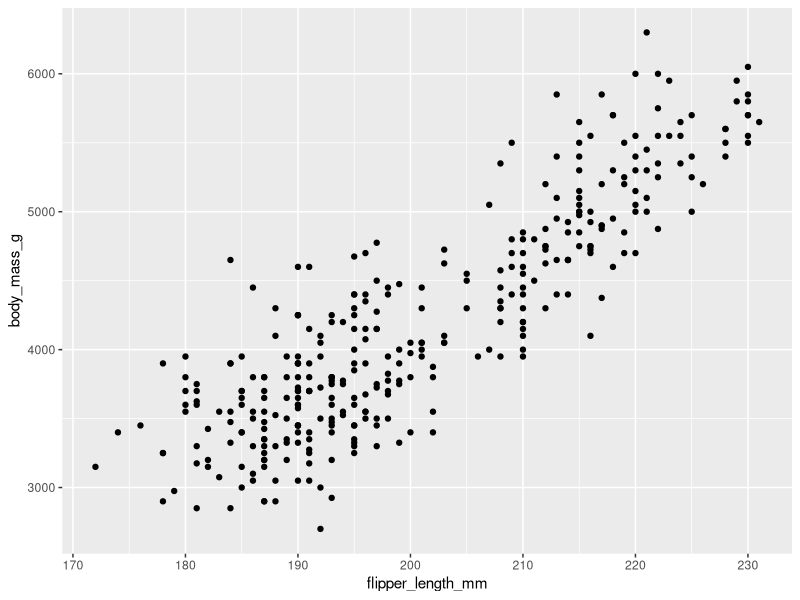
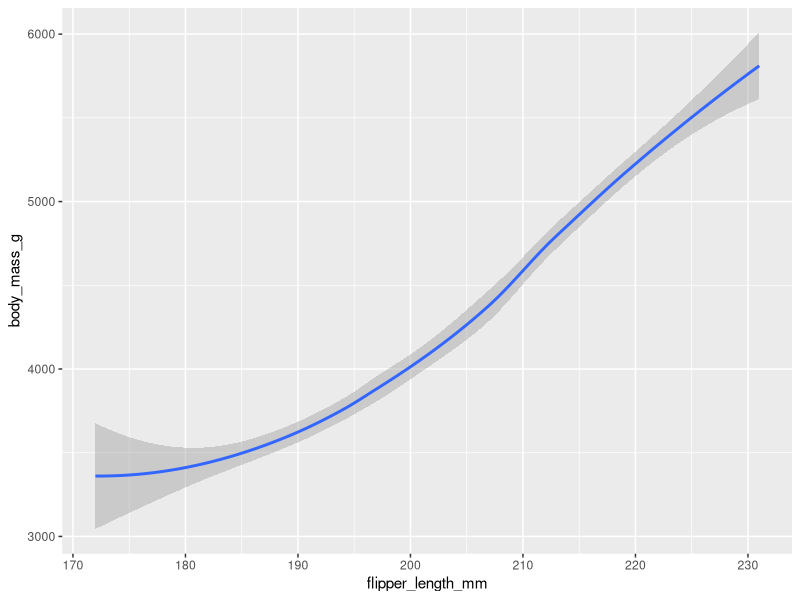
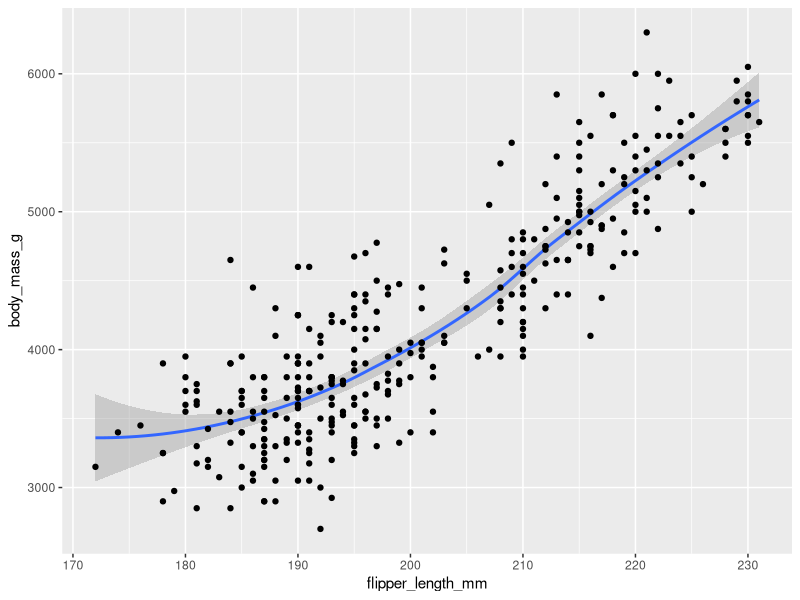
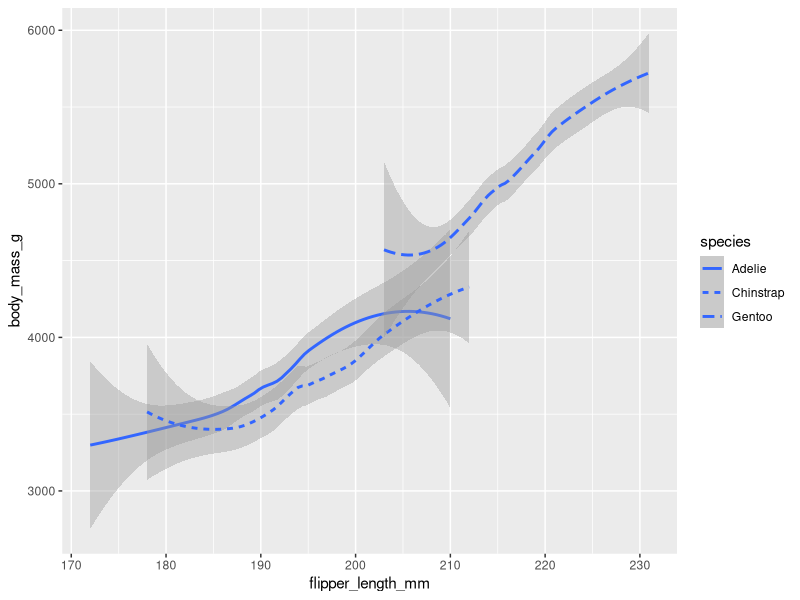
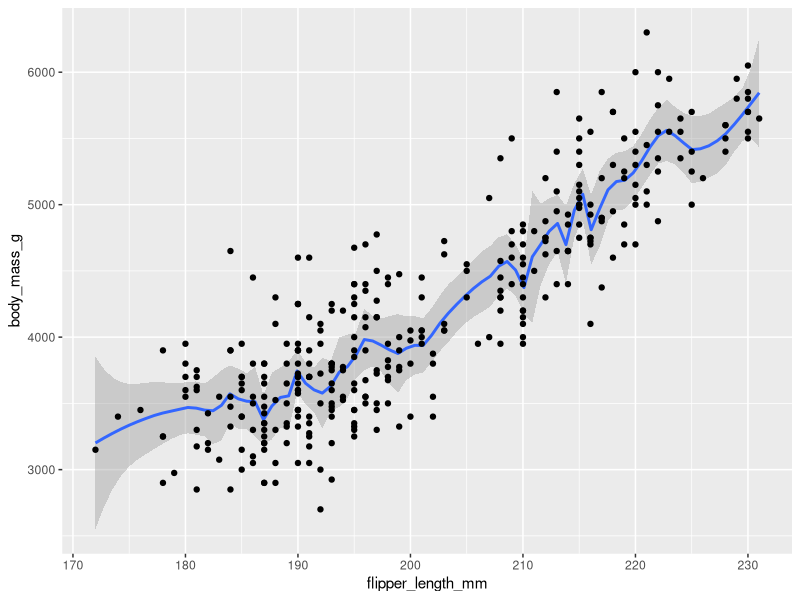
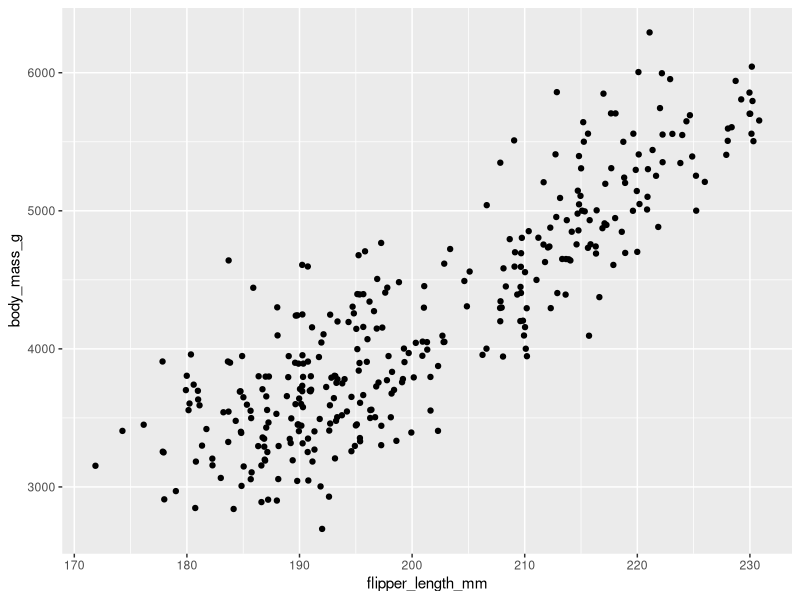
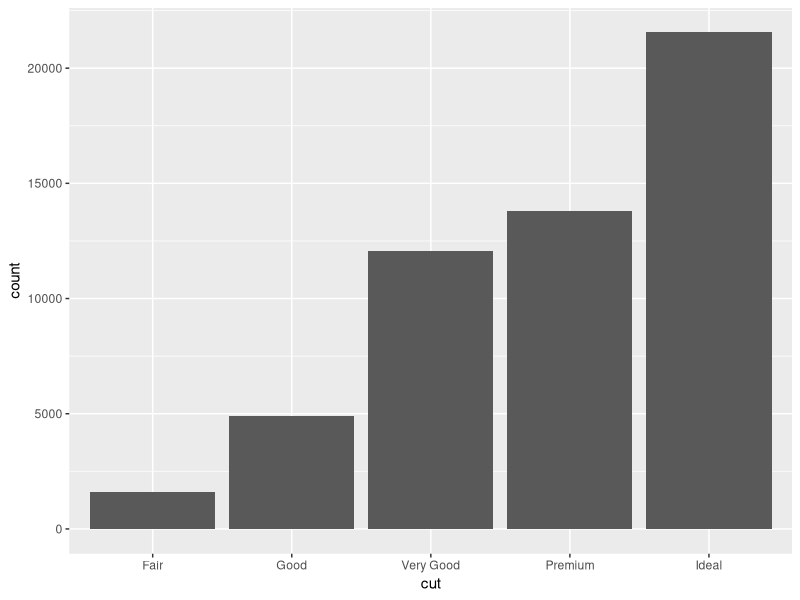
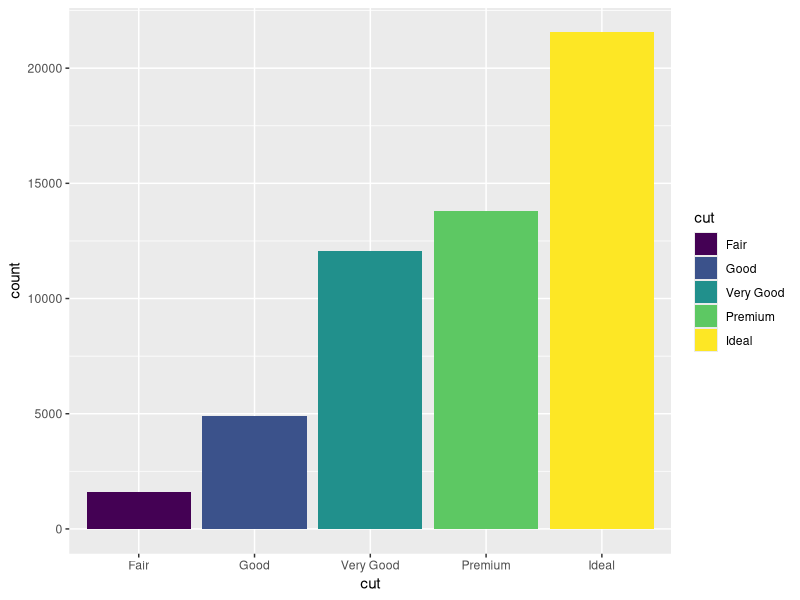

The R source for these figures, in order:
## ---- chunk 1
knitr::opts_chunk$set(echo = TRUE)
options(repos = list(CRAN="http://cran.rstudio.com/"))
## ---- chunk 2
library("ggplot2")
library("palmerpenguins")
data("penguins")
## ---- chunk 3
ggplot(data = penguins) + geom_point(mapping = aes(x = flipper_length_mm, y = body_mass_g))
## ---- chunk 4
ggplot(data = penguins) + geom_smooth(mapping = aes(x = flipper_length_mm, y = body_mass_g))
## ---- chunk 5
ggplot(data = penguins) + geom_smooth(mapping = aes(x = flipper_length_mm, y = body_mass_g)) + geom_point(mapping = aes(x = flipper_length_mm, y = body_mass_g))
## ---- chunk 6
ggplot(data = penguins) + geom_smooth(mapping = aes(x = flipper_length_mm, y = body_mass_g, linetype = species))
## ---- chunk 7
ggplot(data = penguins) + geom_smooth(mapping = aes(x = flipper_length_mm, y = body_mass_g), span = 0.1)  + geom_point(mapping = aes(x = flipper_length_mm, y = body_mass_g))
## ---- chunk 8
ggplot(data = penguins) + geom_jitter(mapping = aes(x = flipper_length_mm, y = body_mass_g))
## ---- chunk 9
ggplot(data = diamonds) + geom_bar(mapping = aes(x = cut))
## ---- chunk 10
ggplot(data = diamonds) + geom_bar(mapping = aes(x = cut, fill = cut))
## ---- chunk 11
ggplot(data = diamonds) + geom_bar(mapping = aes(x = cut, fill = clarity))
